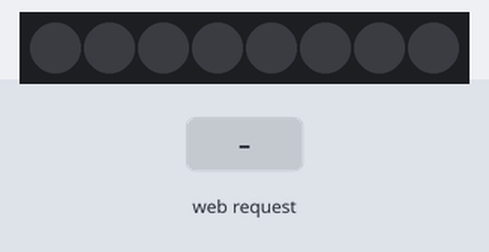
A sketch run on a simulated ESP8266 (NodeMCU). On the bench: 8 RGB LEDs in strip order, left to right. The inputs (shaded band) are chosen by the test bench. WiFi joins after 1.5 s; servers stay silent unless stated; what the sketch prints to the serial monitor is not drawn.

Above: at 2.7 s.
2.8 s: HTTP request GET /2/on received
At 3.18 s:
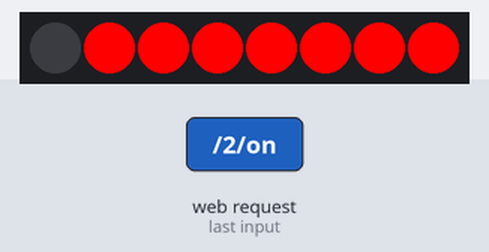
4.4 s: HTTP request GET /1/on received
At 5.6 s:
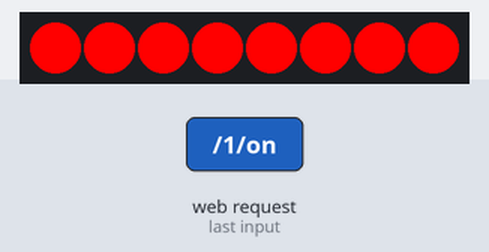
5.9 s: HTTP request GET /1/off received
At 6.08 s:
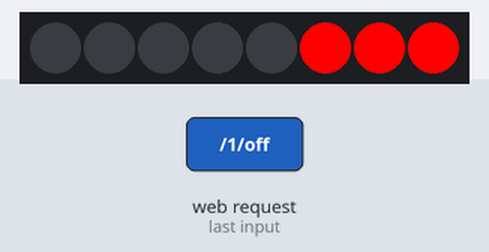
7.4 s: HTTP request GET /2/off received
8.9 s: HTTP request GET /3/on received
At 9.02 s:
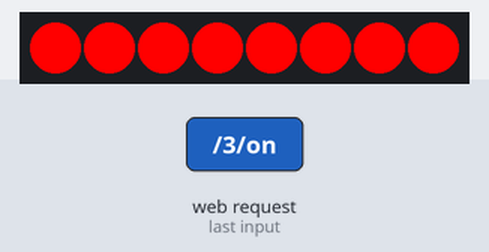
Timing chart, 0 to 12.4 s (numbered marks = the images above; inputs shaded):
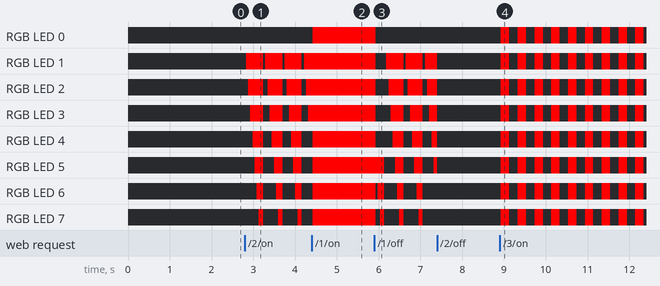

The sketch:

light.ino
```cpp
#include <ESP8266WiFi.h>

const char* ssid     = "$SSID";
const char* password = "$PASSWORD";

// Set web server port number to 80
WiFiServer server(80);

// Variable to store the HTTP request
String header;

String mode1State = "off";
String mode2State = "off";
String mode3State = "off";
int state= 0;
int i,a;

// Current time
unsigned long currentTime = millis();
// Previous time
unsigned long previousTime = 0;
unsigned long pTime = 0,p1Time=0;
// Define timeout time in milliseconds (example: 2000ms = 2s)
const long timeoutTime = 2000;

//neopixel

#include <Adafruit_NeoPixel.h>
#ifdef __AVR__
 #include <avr/power.h> // Required for 16 MHz Adafruit Trinket
#endif

// Which pin on the Arduino is connected to the NeoPixels?
#define PIN        12 // On Trinket or Gemma, suggest changing this to 1

// How many NeoPixels are attached to the Arduino?
#define NUMPIXELS 8 // Popular NeoPixel ring size

Adafruit_NeoPixel pixels(NUMPIXELS, PIN, NEO_GRB + NEO_KHZ800);


void setup() {
  Serial.begin(9600);

  // Connect to Wi-Fi network with SSID and password
  Serial.print("Connecting to ");
  Serial.println(ssid);
  WiFi.begin(ssid, password);

  while (WiFi.status() != WL_CONNECTED) {
    delay(500);
    Serial.print(".");
  }
  // Print local IP address and start web server
  Serial.println("");
  Serial.println("WiFi connected.");
  Serial.println("IP address: ");
  Serial.println(WiFi.localIP());
  server.begin();


  //neopixel

  #if defined(__AVR_ATtiny85__) && (F_CPU == 16000000)
  clock_prescale_set(clock_div_1);
#endif
  // END of Trinket-specific code.

  pixels.begin(); // INITIALIZE NeoPixel strip object (REQUIRED)
  pixels.clear();
  pixels.show();
}


void loop(){
  WiFiClient client = server.available();   // Listen for incoming clients

  if (client) {                             // If a new client connects,
    Serial.println("New Client.");          // print a message out in the serial port
    String currentLine = "";                // make a String to hold incoming data from the client
    currentTime = millis();
    previousTime = currentTime;
    while (client.connected() && currentTime - previousTime <= timeoutTime) { // loop while the client's connected
      currentTime = millis();
      if (client.available()) {             // if there's bytes to read from the client,
        char c = client.read();             // read a byte, then
        Serial.write(c);                    // print it out the serial monitor
        header += c;
        if (c == '\n') {                    // if the byte is a newline character
          // if the current line is blank, you got two newline characters in a row.
          // that's the end of the client HTTP request, so send a response:
          if (currentLine.length() == 0) {
            // HTTP headers always start with a response code (e.g. HTTP/1.1 200 OK)
            // and a content-type so the client knows what's coming, then a blank line:
            client.println("HTTP/1.1 200 OK");
            client.println("Content-type:text/html");
            client.println("Connection: close");
            client.println();

            // turns the GPIOs on and off
            if (header.indexOf("GET /1/on") >= 0) {
              Serial.println("mode 1 on");
              mode1State = "on";


            } else if (header.indexOf("GET /1/off") >= 0) {
              Serial.println("mode 1 off");
              mode1State = "off";
              pixels.clear();
              pixels.show();

            }

            else if (header.indexOf("GET /2/on") >= 0) {
              Serial.println("mode 2 on");
              mode2State = "on";

            } else if (header.indexOf("GET /2/off") >= 0) {
              Serial.println("mode 2 off");
              mode2State = "off";
              pixels.clear();
              pixels.show();
            }

            if (header.indexOf("GET /3/on") >= 0) {
              Serial.println("mode 3 on");
              mode3State = "on";


            } else if (header.indexOf("GET /3/off") >= 0) {
              Serial.println("mode 3 off");
              mode3State = "off";
              pixels.clear();
              pixels.show();

            }

            // Display the HTML web page
            client.println("<!DOCTYPE html><html>");
            client.println("<head><meta name=\"viewport\" content=\"width=device-width, initial-scale=1\">");
            client.println("<link rel=\"icon\" href=\"data:,\">");
            // CSS to style the on/off buttons
            // Feel free to change the background-color and font-size attributes to fit your preferences
            client.println("<style>html { font-family: Helvetica; display: inline-block; margin: 0px auto; text-align: center;}");
            client.println(".button { background-color: #195B6A; border: none; color: white; padding: 16px 40px;");
            client.println("text-decoration: none; font-size: 30px; margin: 2px; cursor: pointer;}");
            client.println(".button3 {background-color: #77878A;}");
            client.println(".button2 {background-color: #77878A;}</style></head>");


            // Web Page Heading
            client.println("<body><h1>Enes's Bike</h1>");

            // Display current state, and ON/OFF buttons for GPIO 1
            client.println("<p>MODE 1 - State " + mode1State + "</p>");
            // If the output1State is off, it displays the ON button
            if (mode1State=="off") {
              client.println("<p><a href=\"/1/on\"><button class=\"button\">ON</button></a></p>");
            } else {
              client.println("<p><a href=\"/1/off\"><button class=\"button button2\">OFF</button></a></p>");
            }

            // Display current state, and ON/OFF buttons for GPIO 2
            client.println("<p>MODE 2 - State " + mode2State + "</p>");
            // If the output2State is off, it displays the ON button
            if (mode2State=="off") {
              client.println("<p><a href=\"/2/on\"><button class=\"button\">ON</button></a></p>");
            } else {
              client.println("<p><a href=\"/2/off\"><button class=\"button button2\">OFF</button></a></p>");
            }

            // Display current state, and ON/OFF buttons for GPIO 3
            client.println("<p>MODE 3 - State " + mode3State + "</p>");
            // If the output2State is off, it displays the ON button
            if (mode3State=="off") {
              client.println("<p><a href=\"/3/on\"><button class=\"button\">ON</button></a></p>");
            } else {
              client.println("<p><a href=\"/3/off\"><button class=\"button button3\">OFF</button></a></p>");
            }
            client.println("</body></html>");

            // The HTTP response ends with another blank line
            client.println();
            // Break out of the while loop
            break;
              } else { // if you got a newline, then clear currentLine
            currentLine = "";
          }
        } else if (c != '\r') {  // if you got anything else but a carriage return character,
          currentLine += c;      // add it to the end of the currentLine
        }


      }


    }
    // Clear the header variable
    header = "";
    // Close the connection
    client.stop();
    Serial.println("Client disconnected.");
    Serial.println("");


  }

if(mode1State == "on"){
   pixels.setPixelColor(0, pixels.Color(255, 0, 0));
   pixels.setPixelColor(1, pixels.Color(255, 0, 0));
   pixels.setPixelColor(2, pixels.Color(255, 0, 0));
   pixels.setPixelColor(3, pixels.Color(255, 0, 0));
   pixels.setPixelColor(4, pixels.Color(255, 0, 0));
   pixels.setPixelColor(5, pixels.Color(255, 0, 0));
   pixels.setPixelColor(6, pixels.Color(255, 0, 0));
   pixels.setPixelColor(7, pixels.Color(255, 0, 0));
   pixels.setPixelColor(8, pixels.Color(255, 0, 0));
   pixels.show();
  }


  else if(mode2State == "on" && millis() - pTime > 50){

    i++;
    a=i%9;

    pixels.setPixelColor(a, pixels.Color(255, 0, 0));
    pixels.show();
    pTime = millis();
    if(a==0){
      pixels.clear();
      pixels.show();
      i=0;
      }

    }
  else if(mode3State == "on" && millis() - p1Time > 200){
    p1Time = millis();

   if(state%2==0){
    state = 0;
    pixels.setPixelColor(0, pixels.Color(255, 0, 0));
    pixels.setPixelColor(1, pixels.Color(255, 0, 0));
    pixels.setPixelColor(2, pixels.Color(255, 0, 0));
    pixels.setPixelColor(3, pixels.Color(255, 0, 0));
    pixels.setPixelColor(4, pixels.Color(255, 0, 0));
    pixels.setPixelColor(5, pixels.Color(255, 0, 0));
    pixels.setPixelColor(6, pixels.Color(255, 0, 0));
    pixels.setPixelColor(7, pixels.Color(255, 0, 0));
    pixels.setPixelColor(8, pixels.Color(255, 0, 0));
    pixels.show();


    }
    if(state%2==1){

      pixels.clear();
      pixels.show();

      }
   state++;

  }
}
```

Measured:
- after the input at 2.8 s, RGB LED 1: alternates RGB(255, 0, 0) for 0.41 s and off for 0.05 s, starting at once; RGB LED 2: alternates RGB(255, 0, 0) for 0.36 s and off for 0.10 s, starting after 0.08 s
- after the input at 4.4 s, the LEDs: change at once (image 2)
- after the input at 5.9 s, RGB LED 0: RGB(255, 0, 0) → off at once; RGB LED 1: RGB(255, 0, 0) → off at once, then repeats every 0.46 s: RGB(255, 0, 0) 0.41 s, off 0.05 s
- after the input at 8.9 s, RGB LED 0–7: alternates RGB(255, 0, 0) for 0.20 s and off for 0.20 s, starting at once; the LEDs: change at once (image 4)
